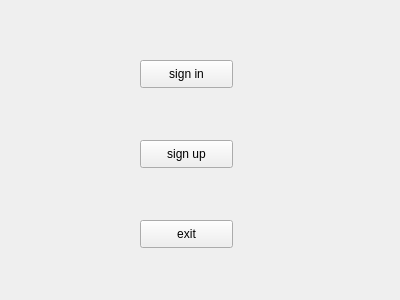
<?xml version="1.0" encoding="UTF-8"?>
<ui version="4.0">
 <class>Widget</class>
 <widget class="QWidget" name="Widget">
  <property name="geometry">
   <rect>
    <x>0</x>
    <y>0</y>
    <width>400</width>
    <height>300</height>
   </rect>
  </property>
  <property name="windowTitle">
   <string>Widget</string>
  </property>
  <widget class="QPushButton" name="buin">
   <property name="geometry">
    <rect>
     <x>140</x>
     <y>60</y>
     <width>93</width>
     <height>28</height>
    </rect>
   </property>
   <property name="text">
    <string>sign in</string>
   </property>
  </widget>
  <widget class="QPushButton" name="buup">
   <property name="geometry">
    <rect>
     <x>140</x>
     <y>140</y>
     <width>93</width>
     <height>28</height>
    </rect>
   </property>
   <property name="text">
    <string>sign up</string>
   </property>
  </widget>
  <widget class="QPushButton" name="bue">
   <property name="geometry">
    <rect>
     <x>140</x>
     <y>220</y>
     <width>93</width>
     <height>28</height>
    </rect>
   </property>
   <property name="text">
    <string>exit</string>
   </property>
  </widget>
 </widget>
 <layoutdefault spacing="6" margin="11"/>
 <resources/>
 <connections/>
</ui>
